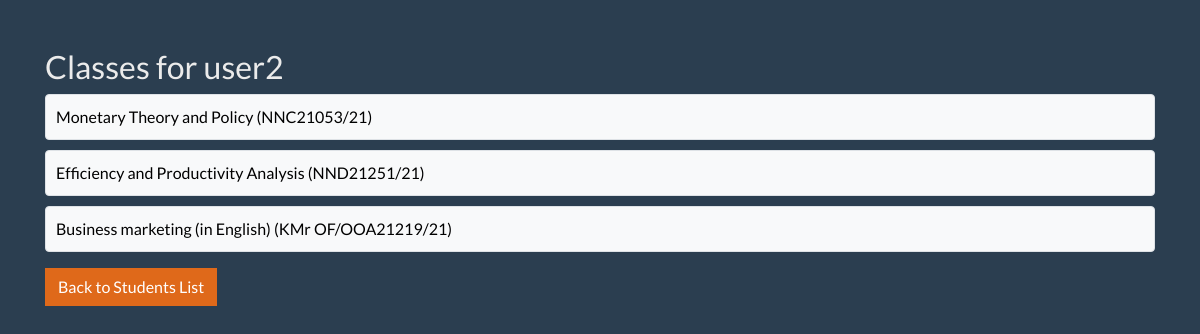
The page /StudentClasses.php?student_id=3 (signed in) on the database its author committed.
### tables this page shows
CREATE TABLE `users` (
  `id` int(11) NOT NULL,
  `full_name` varchar(255) DEFAULT NULL,
  `email` varchar(255) DEFAULT NULL,
  `password` varchar(255) DEFAULT NULL,
  `school` varchar(255) DEFAULT NULL,
  `role` varchar(100) DEFAULT 'user'
);

CREATE TABLE `classes` (
  `class_id` int(11) NOT NULL,
  `class_name` varchar(255) DEFAULT NULL,
  `id_code` varchar(100) DEFAULT NULL,
  `credits` int(11) DEFAULT NULL,
  `max_capacity` int(11) DEFAULT NULL,
  `availability_datetime` datetime DEFAULT NULL,
  `availability_dateendtime` datetime DEFAULT NULL,
  `study_programme` enum('bFBI','bEMa','iAE','iFD','iMOM','iGM','iHD','Selectable_Class') NOT NULL,
  `degree_of_education` enum('1. degree','2. degree') NOT NULL DEFAULT '1. degree'
);

### StudentClasses.php (the view, shortened to what this page needs)
<!DOCTYPE html>
<html lang="en">
<head>
    <link rel="stylesheet" href="https://cdn.jsdelivr.net/npm/bootswatch@4.5.2/dist/superhero/bootstrap.min.css">
</head>
<body>
<div class="container mt-5">
    <?php
    require 'database.php';
    $student_id = isset($_GET['student_id']) ? $_GET['student_id'] : die("Student ID is required");
    $stmt = $conn->prepare("SELECT full_name FROM users WHERE id = ?");
    $stmt->bind_param("i", $student_id);
    $stmt->execute();
    $result = $stmt->get_result();
    $student_name = $result->num_rows ? $result->fetch_assoc()['full_name'] : 'Unknown Student';
    echo "<h2>Classes for {$student_name}</h2>";
    $sql = "SELECT classes.class_name, classes.id_code FROM enrollments JOIN classes ON enrollments.class_id = classes.class_id WHERE enrollments.user_id = ?";
    $stmt = $conn->prepare($sql);
    $stmt->bind_param("i", $student_id);
    $stmt->execute();
    $result = $stmt->get_result();
    if ($result->num_rows > 0) {
        echo "<ul class='class-list'>";
        while ($row = $result->fetch_assoc()) {
            echo "<li>{$row['class_name']} ({$row['id_code']})</li>";
        }
        echo "</ul>";
    } else {
        echo "<p>This student is not enrolled in any classes.</p>";
    }
    ?>
    <a href="SeeStudents.php" class="btn btn-primary">Back to Students List</a>
</div>
</body>
</html>

### StudentClasses.php (style rules this page uses)
.class-list { list-style-type: none; padding: 0; }
.class-list li { background-color: #f8f9fa; border: 1px solid #dee2e6; border-radius: 0.25rem; padding: 10px; margin-bottom: 10px; color: black; }

### rows shown on the page
users: full_name "user2"
classes: class_name "Monetary Theory and Policy", id_code "NNC21053/21"
classes: class_name "Efficiency and Productivity Analysis", id_code "NND21251/21"
classes: class_name "Business marketing (in English)", id_code "KMr OF/OOA21219/21"
